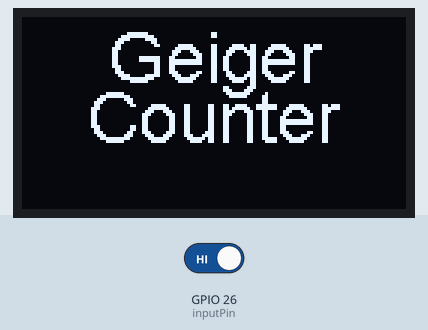
Recording of a sketch running on a simulated ESP32. On the bench: 128×64 one-colour display. The inputs (shaded band) are chosen by the test bench; at power-on: GPIO 26 (inputPin) HIGH.

Above: at 0.1 s.
At 2.2 s:
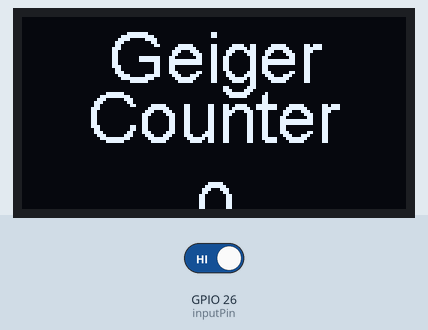
2.3 s: GPIO 26 (inputPin) driven LOW
At 4.2 s:
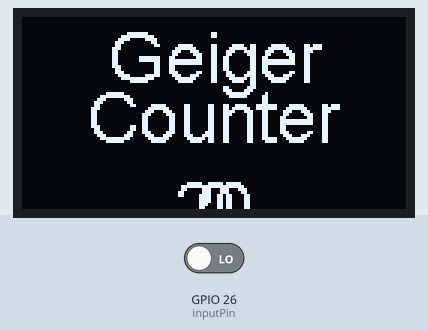
Timing chart, 0 to 5.7 s (numbered marks = the images above; inputs shaded):
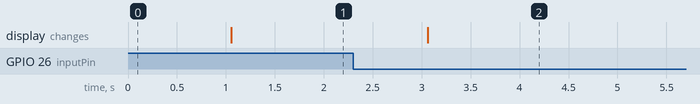

The sketch:

CAJOEWiFiKitBasic.ino
```cpp
#include <Heltec.h>
#include <SSD1306.h>

#define Version "V1.3.1"
#define CONS

SSD1306  display(0x3c, 5, 4);

const int inputPin = 26;

int counts = 0;  // Tube events
int counts2 = 0;
int cpm = 0;      // CPM
unsigned long lastCountTime;  // Time measurement
unsigned long startCountTime; // Time measurement

void IRAM_ATTR ISR_impulse()
{ // Captures count of events from Geiger counter board
  counts++;
  counts2++;
}

void displayInit()
{
  Heltec.display->init();
  Heltec.display->setFont(ArialMT_Plain_24);
}

void displayInt(int dispInt, int x, int y)
{
  Heltec.display->setColor(WHITE);
  Heltec.display->setTextAlignment(TEXT_ALIGN_CENTER);
  Heltec.display->drawString(x, y, String(dispInt));
  Heltec.display->setFont(ArialMT_Plain_24);
  Heltec.display->display();
}

void displayString(String dispString, int x, int y)
{
  Heltec.display->setColor(WHITE);
  Heltec.display->setTextAlignment(TEXT_ALIGN_CENTER);
  Heltec.display->drawString(x, y, dispString);
  Heltec.display->setFont(ArialMT_Plain_24);
  Heltec.display->display();
}

/****reset***/
void software_Reset() // Restarts program from beginning but does not reset the peripherals and registers
{
#ifdef CONS
  Serial.println("resetting by software");
#endif
  displayString("Myreset", 64, 15);
  delay(1000);
  esp_restart();
}

void setup()
{
#ifdef CONS
  Serial.begin(115200);
#endif
  displayInit();
  attachInterrupt(inputPin, ISR_impulse, FALLING);
  lastCountTime = millis();
  startCountTime = millis();
  displayString("Geiger", 64, 0);
  displayString("Counter", 64, 20);
  delay(1000);
}

void loop()
{
  if ((millis() - lastCountTime) > 1000)
  {
    cpm = counts2 * 60 / ((millis() - startCountTime) / 1000);
    counts2 = 0;
    lastCountTime = millis();
    displayInt(cpm, 64, 50); // Display CPM value at (64, 50) position
  }
}
```

Measured:
- after the input at 2.3 s, the display: changes after 0.76 s (image 2)
